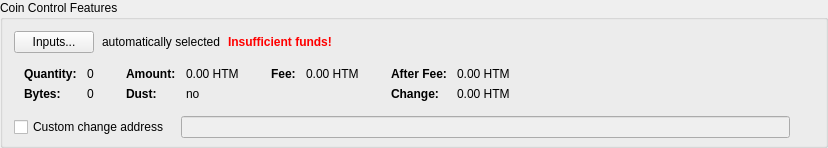
    <widget class="QGroupBox" name="groupBoxCoinControl">
     <property name="title">
      <string>Coin Control Features</string>
     </property>
     <layout class="QVBoxLayout" name="verticalLayout_4">
      <property name="bottomMargin">
       <number>6</number>
      </property>
      <item>
       <layout class="QVBoxLayout" name="verticalLayoutCoinControl" stretch="0,0,0,1">
        <property name="spacing">
         <number>0</number>
        </property>
        <property name="leftMargin">
         <number>0</number>
        </property>
        <property name="topMargin">
         <number>0</number>
        </property>
        <item>
         <layout class="QHBoxLayout" name="horizontalLayoutCoinControl2" stretch="0,0,0,0">
          <property name="spacing">
           <number>8</number>
          </property>
          <property name="bottomMargin">
           <number>10</number>
          </property>
          <item>
           <widget class="QPushButton" name="pushButtonCoinControl">
            <property name="styleSheet">
             <string notr="true"/>
            </property>
            <property name="text">
             <string>Inputs...</string>
            </property>
            <property name="autoDefault">
             <bool>false</bool>
            </property>
           </widget>
          </item>
          <item>
           <widget class="QLabel" name="labelCoinControlAutomaticallySelected">
            <property name="text">
             <string>automatically selected</string>
            </property>
            <property name="margin">
             <number>5</number>
            </property>
           </widget>
          </item>
          <item>
           <widget class="QLabel" name="labelCoinControlInsuffFunds">
            <property name="font">
             <font>
              <weight>75</weight>
              <bold>true</bold>
             </font>
            </property>
            <property name="styleSheet">
             <string notr="true">color:red;font-weight:bold;</string>
            </property>
            <property name="text">
             <string>Insufficient funds!</string>
            </property>
            <property name="margin">
             <number>5</number>
            </property>
           </widget>
          </item>
          <item>
           <spacer name="horizontalSpacerCoinControl">
            <property name="orientation">
             <enum>Qt::Horizontal</enum>
            </property>
            <property name="sizeHint" stdset="0">
             <size>
              <width>40</width>
              <height>1</height>
             </size>
            </property>
           </spacer>
          </item>
         </layout>
        </item>
        <item>
         <widget class="QWidget" name="widgetCoinControl" native="true">
          <property name="sizePolicy">
           <sizepolicy hsizetype="Preferred" vsizetype="Preferred">
            <horstretch>0</horstretch>
            <verstretch>0</verstretch>
           </sizepolicy>
          </property>
          <property name="minimumSize">
           <size>
            <width>0</width>
            <height>0</height>
           </size>
          </property>
          <property name="styleSheet">
           <string notr="true"/>
          </property>
          <layout class="QHBoxLayout" name="horizontalLayoutCoinControl5">
           <property name="leftMargin">
            <number>0</number>
           </property>
           <property name="topMargin">
            <number>0</number>
           </property>
           <property name="rightMargin">
            <number>0</number>
           </property>
           <property name="bottomMargin">
            <number>0</number>
           </property>
           <item>
            <layout class="QHBoxLayout" name="horizontalLayoutCoinControl3" stretch="0,0,0,1">
             <property name="spacing">
              <number>20</number>
             </property>
             <property name="topMargin">
              <number>0</number>
             </property>
             <property name="bottomMargin">
              <number>10</number>
             </property>
             <item>
              <layout class="QFormLayout" name="formLayoutCoinControl1">
               <property name="horizontalSpacing">
                <number>10</number>
               </property>
               <property name="verticalSpacing">
                <number>6</number>
               </property>
               <property name="leftMargin">
                <number>10</number>
               </property>
               <property name="topMargin">
                <number>4</number>
               </property>
               <property name="rightMargin">
                <number>6</number>
               </property>
               <item row="0" column="0">
                <widget class="QLabel" name="labelCoinControlQuantityText">
                 <property name="font">
                  <font>
                   <weight>75</weight>
                   <bold>true</bold>
                  </font>
                 </property>
                 <property name="text">
                  <string>Quantity:</string>
                 </property>
                 <property name="margin">
                  <number>0</number>
                 </property>
                </widget>
               </item>
               <item row="0" column="1">
                <widget class="QLabel" name="labelCoinControlQuantity">
                 <property name="cursor">
                  <cursorShape>IBeamCursor</cursorShape>
                 </property>
                 <property name="contextMenuPolicy">
                  <enum>Qt::ActionsContextMenu</enum>
                 </property>
                 <property name="text">
                  <string notr="true">0</string>
                 </property>
                 <property name="margin">
                  <number>0</number>
                 </property>
                 <property name="textInteractionFlags">
                  <set>Qt::LinksAccessibleByMouse|Qt::TextSelectableByKeyboard|Qt::TextSelectableByMouse</set>
                 </property>
                </widget>
               </item>
               <item row="1" column="0">
                <widget class="QLabel" name="labelCoinControlBytesText">
                 <property name="font">
                  <font>
                   <weight>75</weight>
                   <bold>true</bold>
                  </font>
                 </property>
                 <property name="text">
                  <string>Bytes:</string>
                 </property>
                </widget>
               </item>
               <item row="1" column="1">
                <widget class="QLabel" name="labelCoinControlBytes">
                 <property name="cursor">
                  <cursorShape>IBeamCursor</cursorShape>
                 </property>
                 <property name="contextMenuPolicy">
                  <enum>Qt::ActionsContextMenu</enum>
                 </property>
                 <property name="text">
                  <string notr="true">0</string>
                 </property>
                 <property name="textInteractionFlags">
                  <set>Qt::LinksAccessibleByMouse|Qt::TextSelectableByKeyboard|Qt::TextSelectableByMouse</set>
                 </property>
                </widget>
               </item>
              </layout>
             </item>
             <item>
              <layout class="QFormLayout" name="formLayoutCoinControl2">
               <property name="horizontalSpacing">
                <number>10</number>
               </property>
               <property name="verticalSpacing">
                <number>6</number>
               </property>
               <property name="leftMargin">
                <number>6</number>
               </property>
               <property name="topMargin">
                <number>4</number>
               </property>
               <property name="rightMargin">
                <number>6</number>
               </property>
               <item row="0" column="0">
                <widget class="QLabel" name="labelCoinControlAmountText">
                 <property name="font">
                  <font>
                   <weight>75</weight>
                   <bold>true</bold>
                  </font>
                 </property>
                 <property name="text">
                  <string>Amount:</string>
                 </property>
                 <property name="margin">
                  <number>0</number>
                 </property>
                </widget>
               </item>
               <item row="0" column="1">
                <widget class="QLabel" name="labelCoinControlAmount">
                 <property name="cursor">
                  <cursorShape>IBeamCursor</cursorShape>
                 </property>
                 <property name="contextMenuPolicy">
                  <enum>Qt::ActionsContextMenu</enum>
                 </property>
                 <property name="text">
                  <string notr="true">0.00 HTM</string>
                 </property>
                 <property name="textInteractionFlags">
                  <set>Qt::LinksAccessibleByMouse|Qt::TextSelectableByKeyboard|Qt::TextSelectableByMouse</set>
                 </property>
                </widget>
               </item>
               <item row="1" column="0">
                <widget class="QLabel" name="labelCoinControlLowOutputText">
                 <property name="font">
                  <font>
                   <weight>75</weight>
                   <bold>true</bold>
                  </font>
                 </property>
                 <property name="text">
                  <string>Dust:</string>
                 </property>
                </widget>
               </item>
               <item row="1" column="1">
                <widget class="QLabel" name="labelCoinControlLowOutput">
                 <property name="cursor">
                  <cursorShape>IBeamCursor</cursorShape>
                 </property>
                 <property name="contextMenuPolicy">
                  <enum>Qt::ActionsContextMenu</enum>
                 </property>
                 <property name="text">
                  <string notr="true">no</string>
                 </property>
                 <property name="textInteractionFlags">
                  <set>Qt::LinksAccessibleByMouse|Qt::TextSelectableByKeyboard|Qt::TextSelectableByMouse</set>
                 </property>
                </widget>
               </item>
              </layout>
             </item>
             <item>
              <layout class="QFormLayout" name="formLayoutCoinControl3">
               <property name="horizontalSpacing">
                <number>10</number>
               </property>
               <property name="verticalSpacing">
                <number>6</number>
               </property>
               <property name="leftMargin">
                <number>6</number>
               </property>
               <property name="topMargin">
                <number>4</number>
               </property>
               <property name="rightMargin">
                <number>6</number>
               </property>
               <item row="0" column="0">
                <widget class="QLabel" name="labelCoinControlFeeText">
                 <property name="font">
                  <font>
                   <weight>75</weight>
                   <bold>true</bold>
                  </font>
                 </property>
                 <property name="text">
                  <string>Fee:</string>
                 </property>
                 <property name="margin">
                  <number>0</number>
                 </property>
                </widget>
               </item>
               <item row="0" column="1">
                <widget class="QLabel" name="labelCoinControlFee">
                 <property name="cursor">
                  <cursorShape>IBeamCursor</cursorShape>
                 </property>
                 <property name="contextMenuPolicy">
                  <enum>Qt::ActionsContextMenu</enum>
                 </property>
                 <property name="text">
                  <string notr="true">0.00 HTM</string>
                 </property>
                 <property name="textInteractionFlags">
                  <set>Qt::LinksAccessibleByMouse|Qt::TextSelectableByKeyboard|Qt::TextSelectableByMouse</set>
                 </property>
                </widget>
               </item>
              </layout>
             </item>
             <item>
              <layout class="QFormLayout" name="formLayoutCoinControl4">
               <property name="horizontalSpacing">
                <number>10</number>
               </property>
               <property name="verticalSpacing">
                <number>6</number>
               </property>
               <property name="leftMargin">
                <number>6</number>
               </property>
               <property name="topMargin">
                <number>4</number>
               </property>
               <property name="rightMargin">
                <number>6</number>
               </property>
               <item row="0" column="0">
                <widget class="QLabel" name="labelCoinControlAfterFeeText">
                 <property name="font">
                  <font>
                   <weight>75</weight>
                   <bold>true</bold>
                  </font>
                 </property>
                 <property name="text">
                  <string>After Fee:</string>
                 </property>
                 <property name="margin">
                  <number>0</number>
                 </property>
                </widget>
               </item>
               <item row="0" column="1">
                <widget class="QLabel" name="labelCoinControlAfterFee">
                 <property name="cursor">
                  <cursorShape>IBeamCursor</cursorShape>
                 </property>
                 <property name="contextMenuPolicy">
                  <enum>Qt::ActionsContextMenu</enum>
                 </property>
                 <property name="text">
                  <string notr="true">0.00 HTM</string>
                 </property>
                 <property name="textInteractionFlags">
                  <set>Qt::LinksAccessibleByMouse|Qt::TextSelectableByKeyboard|Qt::TextSelectableByMouse</set>
                 </property>
                </widget>
               </item>
               <item row="1" column="0">
                <widget class="QLabel" name="labelCoinControlChangeText">
                 <property name="font">
                  <font>
                   <weight>75</weight>
                   <bold>true</bold>
                  </font>
                 </property>
                 <property name="text">
                  <string>Change:</string>
                 </property>
                </widget>
               </item>
               <item row="1" column="1">
                <widget class="QLabel" name="labelCoinControlChange">
                 <property name="cursor">
                  <cursorShape>IBeamCursor</cursorShape>
                 </property>
                 <property name="contextMenuPolicy">
                  <enum>Qt::ActionsContextMenu</enum>
                 </property>
                 <property name="text">
                  <string notr="true">0.00 HTM</string>
                 </property>
                 <property name="textInteractionFlags">
                  <set>Qt::LinksAccessibleByMouse|Qt::TextSelectableByKeyboard|Qt::TextSelectableByMouse</set>
                 </property>
                </widget>
               </item>
              </layout>
             </item>
            </layout>
           </item>
          </layout>
         </widget>
        </item>
        <item>
         <layout class="QHBoxLayout" name="horizontalLayoutCoinControl4" stretch="0,0,0">
          <property name="spacing">
           <number>12</number>
          </property>
          <property name="sizeConstraint">
           <enum>QLayout::SetDefaultConstraint</enum>
          </property>
          <property name="topMargin">
           <number>5</number>
          </property>
          <property name="rightMargin">
           <number>5</number>
          </property>
          <item>
           <widget class="QCheckBox" name="checkBoxCoinControlChange">
            <property name="toolTip">
             <string>If this is activated, but the change address is empty or invalid, change will be sent to a newly generated address.</string>
            </property>
            <property name="text">
             <string>Custom change address</string>
            </property>
           </widget>
          </item>
          <item>
           <widget class="QValidatedLineEdit" name="lineEditCoinControlChange">
            <property name="enabled">
             <bool>false</bool>
            </property>
            <property name="sizePolicy">
             <sizepolicy hsizetype="Expanding" vsizetype="Fixed">
              <horstretch>0</horstretch>
              <verstretch>0</verstretch>
             </sizepolicy>
            </property>
           </widget>
          </item>
          <item>
           <widget class="QLabel" name="labelCoinControlChangeLabel">
            <property name="sizePolicy">
             <sizepolicy hsizetype="Preferred" vsizetype="Expanding">
              <horstretch>0</horstretch>
              <verstretch>0</verstretch>
             </sizepolicy>
            </property>
            <property name="minimumSize">
             <size>
              <width>0</width>
              <height>0</height>
             </size>
            </property>
            <property name="text">
             <string/>
            </property>
            <property name="margin">
             <number>3</number>
            </property>
           </widget>
          </item>
         </layout>
        </item>
        <item>
         <spacer name="verticalSpacerCoinControl">
          <property name="orientation">
           <enum>Qt::Vertical</enum>
          </property>
          <property name="sizeHint" stdset="0">
           <size>
            <width>800</width>
            <height>1</height>
           </size>
          </property>
         </spacer>
        </item>
       </layout>
      </item>
     </layout>
    </widget>
